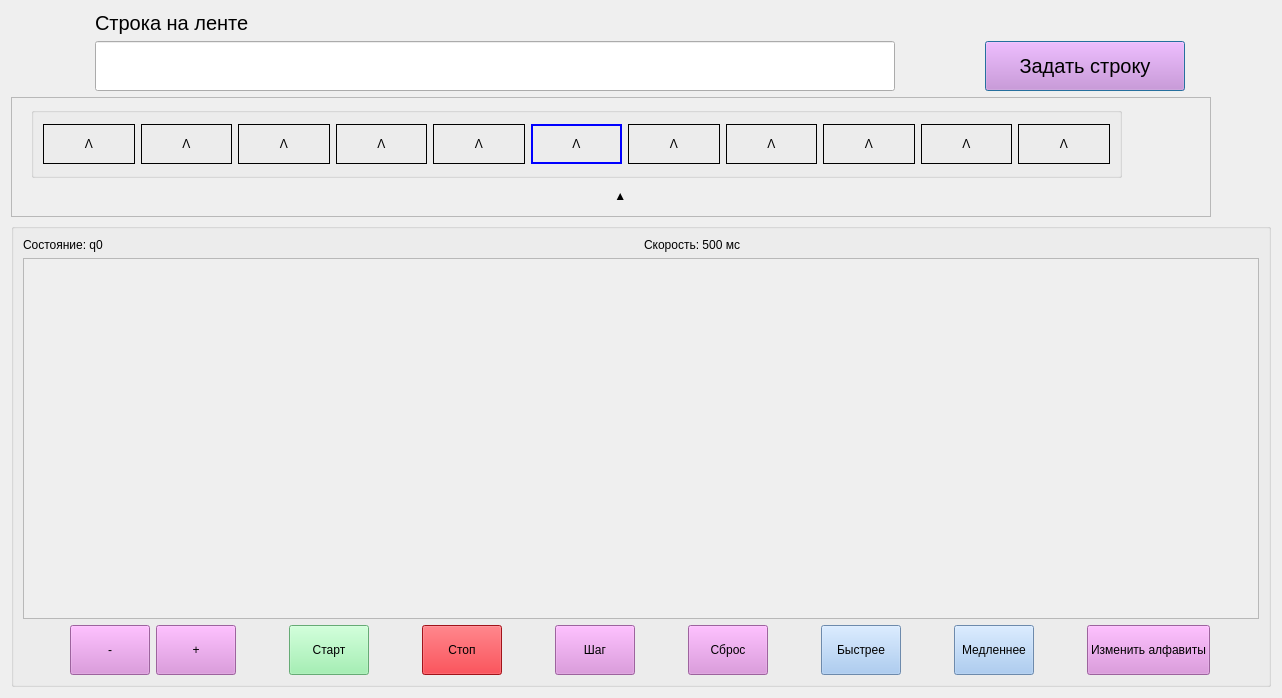
<?xml version="1.0" encoding="UTF-8"?>
<ui version="4.0">
 <class>SecondWindow</class>
 <widget class="QDialog" name="SecondWindow">
  <property name="enabled">
   <bool>true</bool>
  </property>
  <property name="geometry">
   <rect>
    <x>0</x>
    <y>0</y>
    <width>1282</width>
    <height>698</height>
   </rect>
  </property>
  <property name="windowTitle">
   <string>Dialog</string>
  </property>
  <layout class="QVBoxLayout" name="verticalLayout_3">
   <item>
    <layout class="QHBoxLayout" name="horizontalLayout">
     <item>
      <layout class="QVBoxLayout" name="verticalLayout">
       <item>
        <widget class="QLabel" name="label">
         <property name="enabled">
          <bool>false</bool>
         </property>
         <property name="font">
          <font>
           <pointsize>15</pointsize>
          </font>
         </property>
         <property name="styleSheet">
          <string notr="true">color: rgb(0, 0, 0);</string>
         </property>
         <property name="text">
          <string>Строка на ленте</string>
         </property>
        </widget>
       </item>
       <item>
        <widget class="QLineEdit" name="lineEditInputWord">
         <property name="sizePolicy">
          <sizepolicy hsizetype="Maximum" vsizetype="Maximum">
           <horstretch>0</horstretch>
           <verstretch>0</verstretch>
          </sizepolicy>
         </property>
         <property name="minimumSize">
          <size>
           <width>800</width>
           <height>50</height>
          </size>
         </property>
         <property name="font">
          <font>
           <pointsize>15</pointsize>
          </font>
         </property>
         <property name="styleSheet">
          <string notr="true">color: rgb(0, 0, 0);</string>
         </property>
        </widget>
       </item>
      </layout>
     </item>
     <item alignment="Qt::AlignBottom">
      <widget class="QPushButton" name="pushButtonSetWord">
       <property name="enabled">
        <bool>true</bool>
       </property>
       <property name="sizePolicy">
        <sizepolicy hsizetype="Maximum" vsizetype="Maximum">
         <horstretch>0</horstretch>
         <verstretch>0</verstretch>
        </sizepolicy>
       </property>
       <property name="minimumSize">
        <size>
         <width>200</width>
         <height>50</height>
        </size>
       </property>
       <property name="font">
        <font>
         <pointsize>15</pointsize>
        </font>
       </property>
       <property name="styleSheet">
        <string notr="true">color: rgb(0, 0, 0);
background-color: rgb(220, 138, 221);</string>
       </property>
       <property name="text">
        <string>Задать строку</string>
       </property>
      </widget>
     </item>
    </layout>
   </item>
   <item>
    <widget class="QFrame" name="frameTape">
     <property name="sizePolicy">
      <sizepolicy hsizetype="Maximum" vsizetype="Maximum">
       <horstretch>0</horstretch>
       <verstretch>0</verstretch>
      </sizepolicy>
     </property>
     <property name="minimumSize">
      <size>
       <width>1200</width>
       <height>120</height>
      </size>
     </property>
     <property name="frameShape">
      <enum>QFrame::StyledPanel</enum>
     </property>
     <property name="frameShadow">
      <enum>QFrame::Raised</enum>
     </property>
     <widget class="QLabel" name="labelHeadArrow">
      <property name="geometry">
       <rect>
        <x>580</x>
        <y>90</y>
        <width>66</width>
        <height>18</height>
       </rect>
      </property>
      <property name="styleSheet">
       <string notr="true">color: rgb(0, 0, 0);</string>
      </property>
      <property name="text">
       <string>       ▲</string>
      </property>
     </widget>
     <widget class="QGroupBox" name="groupBox_2">
      <property name="geometry">
       <rect>
        <x>20</x>
        <y>10</y>
        <width>1091</width>
        <height>71</height>
       </rect>
      </property>
      <property name="title">
       <string/>
      </property>
      <layout class="QVBoxLayout" name="verticalLayout_4">
       <item>
        <layout class="QHBoxLayout" name="horizontalLayout_2">
         <item>
          <widget class="QLabel" name="labelCell0">
           <property name="minimumSize">
            <size>
             <width>40</width>
             <height>40</height>
            </size>
           </property>
           <property name="maximumSize">
            <size>
             <width>16777215</width>
             <height>40</height>
            </size>
           </property>
           <property name="frameShape">
            <enum>QFrame::Box</enum>
           </property>
           <property name="text">
            <string>Λ</string>
           </property>
           <property name="alignment">
            <set>Qt::AlignCenter</set>
           </property>
          </widget>
         </item>
         <item>
          <widget class="QLabel" name="labelCell1">
           <property name="minimumSize">
            <size>
             <width>40</width>
             <height>40</height>
            </size>
           </property>
           <property name="maximumSize">
            <size>
             <width>16777215</width>
             <height>40</height>
            </size>
           </property>
           <property name="frameShape">
            <enum>QFrame::Box</enum>
           </property>
           <property name="text">
            <string>Λ</string>
           </property>
           <property name="alignment">
            <set>Qt::AlignCenter</set>
           </property>
          </widget>
         </item>
         <item>
          <widget class="QLabel" name="labelCell2">
           <property name="minimumSize">
            <size>
             <width>40</width>
             <height>40</height>
            </size>
           </property>
           <property name="maximumSize">
            <size>
             <width>16777215</width>
             <height>40</height>
            </size>
           </property>
           <property name="frameShape">
            <enum>QFrame::Box</enum>
           </property>
           <property name="text">
            <string>Λ</string>
           </property>
           <property name="alignment">
            <set>Qt::AlignCenter</set>
           </property>
          </widget>
         </item>
         <item>
          <widget class="QLabel" name="labelCell3">
           <property name="minimumSize">
            <size>
             <width>40</width>
             <height>40</height>
            </size>
           </property>
           <property name="maximumSize">
            <size>
             <width>16777215</width>
             <height>40</height>
            </size>
           </property>
           <property name="frameShape">
            <enum>QFrame::Box</enum>
           </property>
           <property name="text">
            <string>Λ</string>
           </property>
           <property name="alignment">
            <set>Qt::AlignCenter</set>
           </property>
          </widget>
         </item>
         <item>
          <widget class="QLabel" name="labelCell4">
           <property name="minimumSize">
            <size>
             <width>40</width>
             <height>40</height>
            </size>
           </property>
           <property name="maximumSize">
            <size>
             <width>16777215</width>
             <height>40</height>
            </size>
           </property>
           <property name="frameShape">
            <enum>QFrame::Box</enum>
           </property>
           <property name="text">
            <string>Λ</string>
           </property>
           <property name="alignment">
            <set>Qt::AlignCenter</set>
           </property>
          </widget>
         </item>
         <item>
          <widget class="QLabel" name="labelCell5">
           <property name="minimumSize">
            <size>
             <width>40</width>
             <height>40</height>
            </size>
           </property>
           <property name="maximumSize">
            <size>
             <width>16777215</width>
             <height>40</height>
            </size>
           </property>
           <property name="styleSheet">
            <string notr="true">border: 2px solid blue;</string>
           </property>
           <property name="frameShape">
            <enum>QFrame::Box</enum>
           </property>
           <property name="text">
            <string>Λ</string>
           </property>
           <property name="alignment">
            <set>Qt::AlignCenter</set>
           </property>
          </widget>
         </item>
         <item>
          <widget class="QLabel" name="labelCell6">
           <property name="minimumSize">
            <size>
             <width>40</width>
             <height>40</height>
            </size>
           </property>
           <property name="maximumSize">
            <size>
             <width>16777215</width>
             <height>40</height>
            </size>
           </property>
           <property name="frameShape">
            <enum>QFrame::Box</enum>
           </property>
           <property name="text">
            <string>Λ</string>
           </property>
           <property name="alignment">
            <set>Qt::AlignCenter</set>
           </property>
          </widget>
         </item>
         <item>
          <widget class="QLabel" name="labelCell7">
           <property name="minimumSize">
            <size>
             <width>40</width>
             <height>40</height>
            </size>
           </property>
           <property name="maximumSize">
            <size>
             <width>16777215</width>
             <height>40</height>
            </size>
           </property>
           <property name="frameShape">
            <enum>QFrame::Box</enum>
           </property>
           <property name="text">
            <string>Λ</string>
           </property>
           <property name="alignment">
            <set>Qt::AlignCenter</set>
           </property>
          </widget>
         </item>
         <item>
          <widget class="QLabel" name="labelCell8">
           <property name="minimumSize">
            <size>
             <width>40</width>
             <height>40</height>
            </size>
           </property>
           <property name="maximumSize">
            <size>
             <width>16777215</width>
             <height>40</height>
            </size>
           </property>
           <property name="frameShape">
            <enum>QFrame::Box</enum>
           </property>
           <property name="text">
            <string>Λ</string>
           </property>
           <property name="alignment">
            <set>Qt::AlignCenter</set>
           </property>
          </widget>
         </item>
         <item>
          <widget class="QLabel" name="labelCell9">
           <property name="minimumSize">
            <size>
             <width>40</width>
             <height>40</height>
            </size>
           </property>
           <property name="maximumSize">
            <size>
             <width>16777215</width>
             <height>40</height>
            </size>
           </property>
           <property name="frameShape">
            <enum>QFrame::Box</enum>
           </property>
           <property name="text">
            <string>Λ</string>
           </property>
           <property name="alignment">
            <set>Qt::AlignCenter</set>
           </property>
          </widget>
         </item>
         <item>
          <widget class="QLabel" name="labelCell10">
           <property name="minimumSize">
            <size>
             <width>40</width>
             <height>40</height>
            </size>
           </property>
           <property name="maximumSize">
            <size>
             <width>16777215</width>
             <height>40</height>
            </size>
           </property>
           <property name="frameShape">
            <enum>QFrame::Box</enum>
           </property>
           <property name="text">
            <string>Λ</string>
           </property>
           <property name="alignment">
            <set>Qt::AlignCenter</set>
           </property>
          </widget>
         </item>
        </layout>
       </item>
      </layout>
     </widget>
    </widget>
   </item>
   <item>
    <widget class="QGroupBox" name="groupBox">
     <property name="styleSheet">
      <string notr="true">color: rgb(0, 0, 0);</string>
     </property>
     <property name="title">
      <string/>
     </property>
     <layout class="QVBoxLayout" name="verticalLayout_2">
      <item>
       <layout class="QHBoxLayout" name="horizontalLayout_5">
        <item>
         <widget class="QLabel" name="labelCurrentState">
          <property name="styleSheet">
           <string notr="true">color: rgb(0, 0, 0);</string>
          </property>
          <property name="text">
           <string>Состояние: q0</string>
          </property>
         </widget>
        </item>
        <item>
         <widget class="QLabel" name="labelSpeed">
          <property name="styleSheet">
           <string notr="true">color: rgb(0, 0, 0);</string>
          </property>
          <property name="text">
           <string>Скорость: 500 мс</string>
          </property>
         </widget>
        </item>
       </layout>
      </item>
      <item>
       <widget class="QTableWidget" name="tableWidgetProgram">
        <property name="enabled">
         <bool>false</bool>
        </property>
        <property name="minimumSize">
         <size>
          <width>0</width>
          <height>260</height>
         </size>
        </property>
        <property name="font">
         <font>
          <pointsize>14</pointsize>
         </font>
        </property>
        <property name="styleSheet">
         <string notr="true">QTableWidget {
    color: black;
}</string>
        </property>
        <property name="editTriggers">
         <set>QAbstractItemView::DoubleClicked|QAbstractItemView::EditKeyPressed|QAbstractItemView::SelectedClicked</set>
        </property>
       </widget>
      </item>
      <item>
       <layout class="QHBoxLayout" name="horizontalLayout_3">
        <item>
         <layout class="QHBoxLayout" name="horizontalLayout_4">
          <item>
           <widget class="QPushButton" name="pushButtonRemoveState">
            <property name="enabled">
             <bool>true</bool>
            </property>
            <property name="sizePolicy">
             <sizepolicy hsizetype="Maximum" vsizetype="Maximum">
              <horstretch>0</horstretch>
              <verstretch>0</verstretch>
             </sizepolicy>
            </property>
            <property name="minimumSize">
             <size>
              <width>15</width>
              <height>50</height>
             </size>
            </property>
            <property name="styleSheet">
             <string notr="true">color: rgb(0, 0, 0);
background-color: rgb(220, 138, 221);</string>
            </property>
            <property name="text">
             <string>-</string>
            </property>
           </widget>
          </item>
          <item>
           <widget class="QPushButton" name="pushButtonAddState">
            <property name="enabled">
             <bool>true</bool>
            </property>
            <property name="sizePolicy">
             <sizepolicy hsizetype="Maximum" vsizetype="Maximum">
              <horstretch>0</horstretch>
              <verstretch>0</verstretch>
             </sizepolicy>
            </property>
            <property name="minimumSize">
             <size>
              <width>15</width>
              <height>50</height>
             </size>
            </property>
            <property name="styleSheet">
             <string notr="true">color: rgb(0, 0, 0);
background-color: rgb(220, 138, 221);</string>
            </property>
            <property name="text">
             <string>+</string>
            </property>
           </widget>
          </item>
         </layout>
        </item>
        <item>
         <widget class="QPushButton" name="pushButtonStart">
          <property name="enabled">
           <bool>true</bool>
          </property>
          <property name="sizePolicy">
           <sizepolicy hsizetype="Maximum" vsizetype="Maximum">
            <horstretch>0</horstretch>
            <verstretch>0</verstretch>
           </sizepolicy>
          </property>
          <property name="minimumSize">
           <size>
            <width>15</width>
            <height>50</height>
           </size>
          </property>
          <property name="styleSheet">
           <string notr="true">color: rgb(0, 0, 0);
background-color: rgb(143, 240, 164);</string>
          </property>
          <property name="text">
           <string>Старт</string>
          </property>
         </widget>
        </item>
        <item>
         <widget class="QPushButton" name="pushButtonStop">
          <property name="enabled">
           <bool>true</bool>
          </property>
          <property name="sizePolicy">
           <sizepolicy hsizetype="Maximum" vsizetype="Maximum">
            <horstretch>0</horstretch>
            <verstretch>0</verstretch>
           </sizepolicy>
          </property>
          <property name="minimumSize">
           <size>
            <width>15</width>
            <height>50</height>
           </size>
          </property>
          <property name="styleSheet">
           <string notr="true">color: rgb(0, 0, 0);
background-color: rgb(224, 27, 36);</string>
          </property>
          <property name="text">
           <string>Стоп</string>
          </property>
         </widget>
        </item>
        <item>
         <widget class="QPushButton" name="pushButtonStep">
          <property name="enabled">
           <bool>true</bool>
          </property>
          <property name="sizePolicy">
           <sizepolicy hsizetype="Maximum" vsizetype="Maximum">
            <horstretch>0</horstretch>
            <verstretch>0</verstretch>
           </sizepolicy>
          </property>
          <property name="minimumSize">
           <size>
            <width>15</width>
            <height>50</height>
           </size>
          </property>
          <property name="styleSheet">
           <string notr="true">color: rgb(0, 0, 0);
background-color: rgb(220, 138, 221);</string>
          </property>
          <property name="text">
           <string>Шаг</string>
          </property>
         </widget>
        </item>
        <item>
         <widget class="QPushButton" name="pushButtonReset">
          <property name="enabled">
           <bool>true</bool>
          </property>
          <property name="sizePolicy">
           <sizepolicy hsizetype="Maximum" vsizetype="Maximum">
            <horstretch>0</horstretch>
            <verstretch>0</verstretch>
           </sizepolicy>
          </property>
          <property name="minimumSize">
           <size>
            <width>15</width>
            <height>50</height>
           </size>
          </property>
          <property name="styleSheet">
           <string notr="true">color: rgb(0, 0, 0);
background-color: rgb(220, 138, 221);</string>
          </property>
          <property name="text">
           <string>Сброс</string>
          </property>
         </widget>
        </item>
        <item>
         <widget class="QPushButton" name="pushButtonSpeedUp">
          <property name="enabled">
           <bool>true</bool>
          </property>
          <property name="sizePolicy">
           <sizepolicy hsizetype="Maximum" vsizetype="Maximum">
            <horstretch>0</horstretch>
            <verstretch>0</verstretch>
           </sizepolicy>
          </property>
          <property name="minimumSize">
           <size>
            <width>15</width>
            <height>50</height>
           </size>
          </property>
          <property name="styleSheet">
           <string notr="true">color: rgb(0, 0, 0);
background-color: rgb(153, 193, 241);</string>
          </property>
          <property name="text">
           <string>Быстрее</string>
          </property>
         </widget>
        </item>
        <item>
         <widget class="QPushButton" name="pushButtonSpeedDown">
          <property name="enabled">
           <bool>true</bool>
          </property>
          <property name="sizePolicy">
           <sizepolicy hsizetype="Maximum" vsizetype="Maximum">
            <horstretch>0</horstretch>
            <verstretch>0</verstretch>
           </sizepolicy>
          </property>
          <property name="minimumSize">
           <size>
            <width>15</width>
            <height>50</height>
           </size>
          </property>
          <property name="styleSheet">
           <string notr="true">color: rgb(0, 0, 0);
background-color: rgb(153, 193, 241);</string>
          </property>
          <property name="text">
           <string>Медленнее</string>
          </property>
         </widget>
        </item>
        <item>
         <widget class="QPushButton" name="pushButton_2">
          <property name="enabled">
           <bool>true</bool>
          </property>
          <property name="sizePolicy">
           <sizepolicy hsizetype="Maximum" vsizetype="Maximum">
            <horstretch>0</horstretch>
            <verstretch>0</verstretch>
           </sizepolicy>
          </property>
          <property name="minimumSize">
           <size>
            <width>0</width>
            <height>50</height>
           </size>
          </property>
          <property name="styleSheet">
           <string notr="true">color: rgb(0, 0, 0);
background-color: rgb(220, 138, 221);</string>
          </property>
          <property name="text">
           <string>Изменить алфавиты</string>
          </property>
         </widget>
        </item>
       </layout>
      </item>
     </layout>
    </widget>
   </item>
  </layout>
 </widget>
 <resources/>
 <connections/>
</ui>
